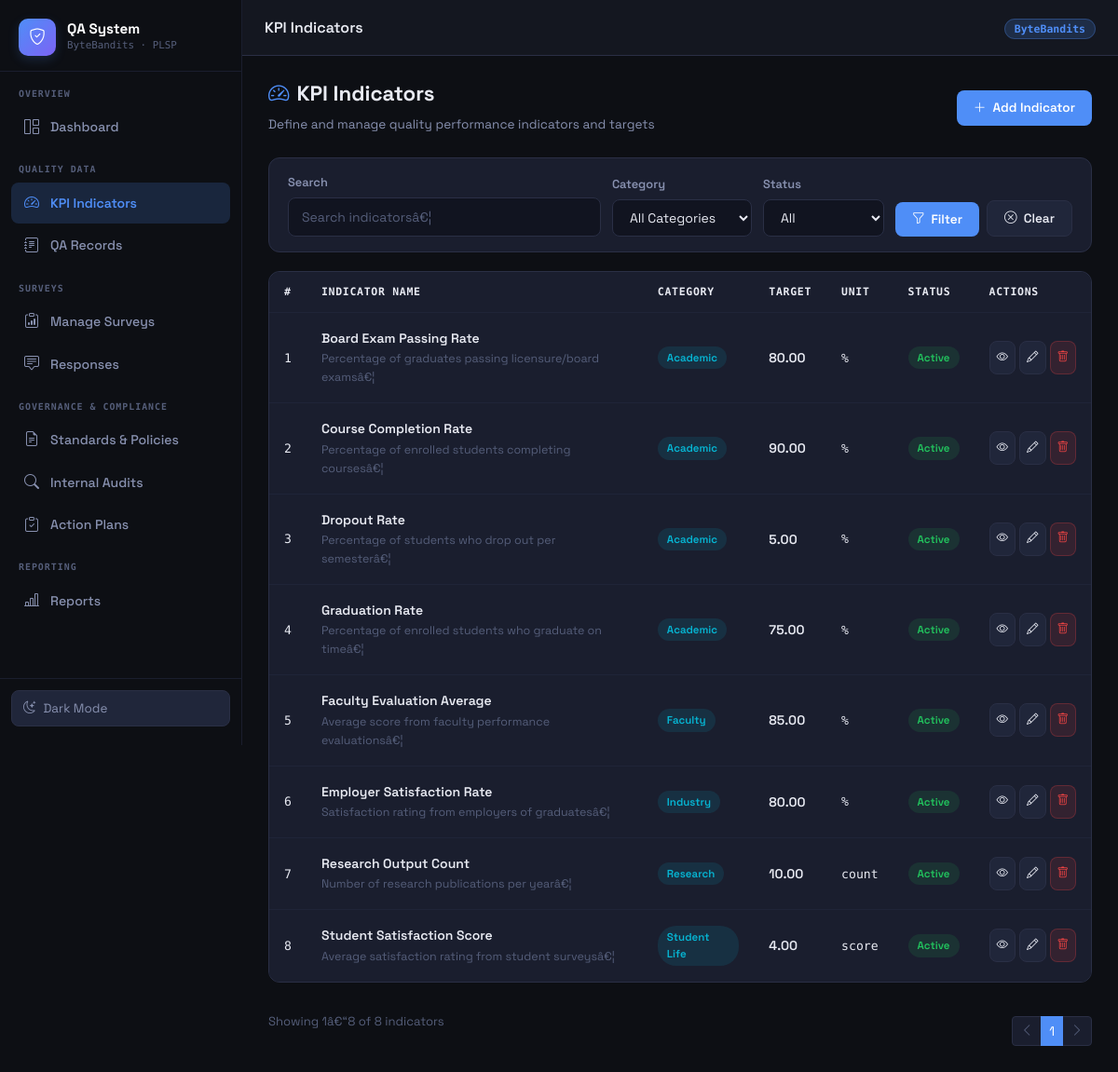
Page /pages/indicators.php on the committed database.
### tables this page shows
CREATE TABLE IF NOT EXISTS qa_indicators (
    indicator_id    INT AUTO_INCREMENT PRIMARY KEY,
    name            VARCHAR(150)        NOT NULL,
    description     TEXT,
    target_value    DECIMAL(10,2)       NOT NULL DEFAULT 0,
    unit            VARCHAR(50)         DEFAULT '%',          
    category        VARCHAR(100)        DEFAULT 'General',    
    status          ENUM('Active','Inactive') DEFAULT 'Active',
    created_at      TIMESTAMP           DEFAULT CURRENT_TIMESTAMP,
    updated_at      TIMESTAMP           DEFAULT CURRENT_TIMESTAMP ON UPDATE CURRENT_TIMESTAMP
);

### pages/indicators.php (the view, shortened to what this page needs)
<?php
$conn = getConnection();
$per_page = 10;
$page     = max(1, (int)($_GET['page'] ?? 1));
$search   = trim($_GET['search'] ?? '');
$where = ['1=1'];
$params = [];
$types  = '';
$whereSQL = implode(' AND ', $where);
$count_stmt = $conn->prepare("SELECT COUNT(*) as c FROM qa_indicators WHERE $whereSQL");
$count_stmt->execute();
$total = $count_stmt->get_result()->fetch_assoc()['c'];
$offset = ($page - 1) * $per_page;
$stmt = $conn->prepare("SELECT * FROM qa_indicators WHERE $whereSQL ORDER BY category, name LIMIT ? OFFSET ?");
$all_params  = array_merge($params, [$per_page, $offset]);
$all_types   = $types . 'ii';
$stmt->bind_param($all_types, ...$all_params);
$stmt->execute();
$indicators = $stmt->get_result();
require_once __DIR__ . '/../includes/header.php';
?>
<div class="page-header">
    <div>
        <h1><i class="bi bi-speedometer2 me-2 text-accent"></i>KPI Indicators</h1>
        <p>Define and manage quality performance indicators and targets</p>
    </div>
    <button class="btn-qa btn-qa-primary" data-bs-toggle="modal" data-bs-target="#indModal" onclick="openAdd()">
        <i class="bi bi-plus-lg"></i> Add Indicator
    </button>
</div>
<div class="filter-bar">
    <div style="flex:1;min-width:200px">
        <label class="qa-form-label">Search</label>
        <input type="text" id="f-search" class="qa-form-control" placeholder="Search indicatorsâ€¦" value="<?= htmlspecialchars($search) ?>">
    </div>
    <div style="min-width:150px">
        <label class="qa-form-label">Category</label>
        <select id="f-category" class="qa-form-control">
            <option value="">All Categories</option>
        </select>
    </div>
    <div style="min-width:130px">
        <label class="qa-form-label">Status</label>
        <select id="f-status" class="qa-form-control">
            <option value="">All</option>
        </select>
    </div>
    <div style="display:flex;align-items:flex-end;gap:8px">
        <button class="btn-qa btn-qa-primary" onclick="applyFilters()"><i class="bi bi-funnel"></i> Filter</button>
        <a href="indicators.php" class="btn-qa btn-qa-secondary"><i class="bi bi-x-circle"></i> Clear</a>
    </div>
</div>
<div class="qa-card p-0">
    <div class="qa-table-wrapper table-responsive" style="border:none;border-radius:var(--radius)">
        <table class="table qa-table table-sm align-middle">
            <thead>
                <tr>
                    <th>#</th>
                    <th>Indicator Name</th>
                    <th>Category</th>
                    <th>Target</th>
                    <th>Unit</th>
                    <th>Status</th>
                    <th>Actions</th>
                </tr>
            </thead>
            <tbody>
                <?php if ($indicators->num_rows === 0): ?>
                <tr><td colspan="7"><div class="empty-state"><i class="bi bi-inbox"></i><p>No indicators found</p></div></td></tr>
                <?php else: ?>
                <?php $n = $offset + 1; while ($ind = $indicators->fetch_assoc()): ?>
                <tr>
                    <td class="text-muted-qa mono"><?= $n++ ?></td>
                    <td>
                        <div class="fw-600"><?= htmlspecialchars($ind['name']) ?></div>
                        <?php if ($ind['description']): ?>
                        <div class="text-muted-qa" style="font-size:0.78rem;margin-top:2px"><?= htmlspecialchars(substr($ind['description'], 0, 80)) ?>â€¦</div>
                        <?php endif; ?>
                    </td>
                    <td><span class="badge-status badge-pending"><?= htmlspecialchars($ind['category']) ?></span></td>
                    <td class="fw-600"><?= number_format($ind['target_value'], 2) ?></td>
                    <td class="mono"><?= htmlspecialchars($ind['unit']) ?></td>
                    <td>
                        <span class="badge-status <?= $ind['status']==='Active' ? 'badge-active' : 'badge-inactive' ?>">
                            <?= $ind['status'] ?>
                        </span>
                    </td>
                    <td>
                        <div class="d-flex gap-1">
                            <button class="btn-qa btn-qa-secondary btn-qa-sm btn-qa-icon"
                                onclick='viewIndicator(<?= json_encode($ind) ?>)'
                                title="View">
                                <i class="bi bi-eye"></i>
                            </button>
                            <button class="btn-qa btn-qa-secondary btn-qa-sm btn-qa-icon"
                                onclick='editIndicator(<?= json_encode($ind) ?>)'
                                title="Edit">
                                <i class="bi bi-pencil"></i>
                            </button>
                            <button class="btn-qa btn-qa-danger btn-qa-sm btn-qa-icon"
                                onclick="deleteIndicator(<?= $ind['indicator_id'] ?>)"
                                title="Delete">
                                <i class="bi bi-trash"></i>
                            </button>
                        </div>
                    </td>
                </tr>
                <?php endwhile; ?>
                <?php endif; ?>
            </tbody>
        </table>
    </div>
</div>
<div class="d-flex justify-content-between align-items-center mt-3 flex-wrap gap-2">
    <span class="text-muted-qa">Showing <?= min($offset+1,$total) ?>â€“<?= min($offset+$per_page,$total) ?> of <?= $total ?> indicators</span>
    <div id="paginationContainer" class="qa-pagination"></div>
</div>
<?php
require_once __DIR__ . '/../includes/footer.php';
?>

### rows in the picture
qa_indicators: name "Board Exam Passing Rate", description "Percentage of graduates passing licensure/board exams", category "Academic", target_value "80.00", unit "%", status "Active"
qa_indicators: name "Course Completion Rate", description "Percentage of enrolled students completing courses", category "Academic", target_value "90.00", unit "%", status "Active"
qa_indicators: name "Dropout Rate", description "Percentage of students who drop out per semester", category "Academic", target_value "5.00", unit "%", status "Active"
qa_indicators: name "Graduation Rate", description "Percentage of enrolled students who graduate on time", category "Academic", target_value "75.00", unit "%", status "Active"
qa_indicators: name "Faculty Evaluation Average", description "Average score from faculty performance evaluations", category "Faculty", target_value "85.00", unit "%", status "Active"
qa_indicators: name "Employer Satisfaction Rate", description "Satisfaction rating from employers of graduates", category "Industry", target_value "80.00", unit "%", status "Active"
qa_indicators: name "Research Output Count", description "Number of research publications per year", category "Research", target_value "10.00", unit "count", status "Active"
qa_indicators: name "Student Satisfaction Score", description "Average satisfaction rating from student surveys", category "Student Life", target_value "4.00", unit "score", status "Active"

### other values in the picture
$page_title "KPI Indicators"
min($offset+1,$total) "1"
min($offset+$per_page,$total) "8"
$total "8"
